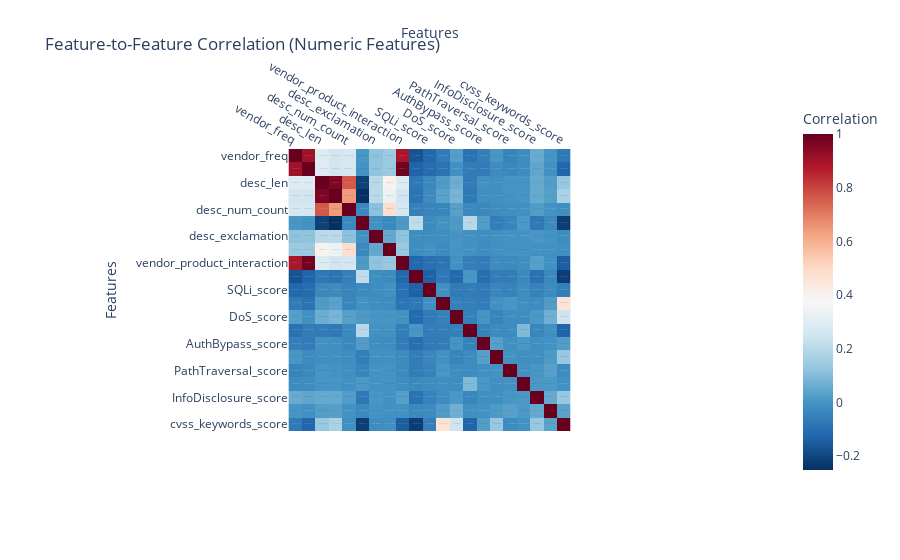

Write notebook code for a chart like this one.
### Code cell
import plotly.express as px
import numpy as np
import pandas as pd

corr_matrix = df[numeric_features.columns].corr()

fig = px.imshow(
    corr_matrix,
    text_auto=True,         
    color_continuous_scale='RdBu_r',
    origin='upper',
    labels=dict(x="Features", y="Features", color="Correlation"),
    title="Feature-to-Feature Correlation (Numeric Features)"
)
fig.update_xaxes(side="top")
fig.show()

upper = corr_matrix.abs().where(np.triu(np.ones(corr_matrix.shape), k=1).astype(bool))
to_drop = [col for col in upper.columns if any(upper[col] > 0.9)]
print("Highly correlated features to drop:", to_drop)

### Figure 1 — Plotly figure (JSON) as saved in the notebook; plotly's stock layout.template omitted (floating-point values rounded to 4 significant figures; data arrays with more than 128 entries replaced by an {"elided": "..."} marker saying what was removed)
{"data": [{"coloraxis": "coloraxis", "hovertemplate": "Features: %{x}<br>Features: %{y}<br>Correlation: %{z}<extra></extra>", "name": "0", "texttemplate": "%{z}", "type": "heatmap", "x": ["vendor_freq", "product_freq", "desc_len", "desc_word_count", "desc_num_count", "desc_upper_ratio", "desc_exclamation", "desc_question", "vendor_product_interaction", "XSS_score", "SQLi_score", "RCE_score", "DoS_score", "CSRF_score", "AuthBypass_score", "PrivEsc_score", "PathTraversal_score", "SSRF_score", "InfoDisclosure_score", "Other_score", "cvss_keywords_score"], "xaxis": "x", "y": ["vendor_freq", "product_freq", "desc_len", "desc_word_count", "desc_num_count", "desc_upper_ratio", "desc_exclamation", "desc_question", "vendor_product_interaction", "XSS_score", "SQLi_score", "RCE_score", "DoS_score", "CSRF_score", "AuthBypass_score", "PrivEsc_score", "PathTraversal_score", "SSRF_score", "InfoDisclosure_score", "Other_score", "cvss_keywords_score"], "yaxis": "y", "z": {"elided": "21x21 float values"}}], "layout": {"coloraxis": {"colorbar": {"title": {"text": "Correlation"}}, "colorscale": [[0, "rgb(5,48,97)"], [0.1, "rgb(33,102,172)"], [0.2, "rgb(67,147,195)"], [0.3, "rgb(146,197,222)"], [0.4, "rgb(209,229,240)"], [0.5, "rgb(247,247,247)"], [0.6, "rgb(253,219,199)"], [0.7, "rgb(244,165,130)"], [0.8, "rgb(214,96,77)"], [0.9, "rgb(178,24,43)"], [1, "rgb(103,0,31)"]]}, "title": {"text": "Feature-to-Feature Correlation (Numeric Features)"}, "xaxis": {"anchor": "y", "constrain": "domain", "domain": [0, 1], "scaleanchor": "y", "side": "top", "title": {"text": "Features"}}, "yaxis": {"anchor": "x", "autorange": "reversed", "constrain": "domain", "domain": [0, 1], "title": {"text": "Features"}}}}
